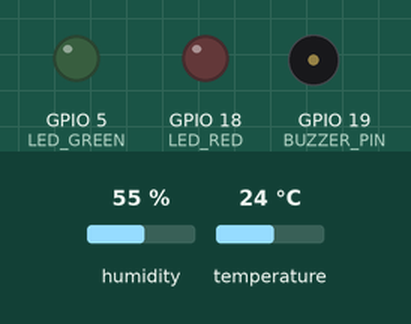
Bench run of a sketch on a simulated ESP32. On the bench: output pins drawn as LEDs (lit = HIGH), buzzer (waves = sounding, pin HIGH). The test bench sets the inputs (shaded band); at power-on: temperature 24 °C, humidity 55 %. WiFi joins after 1.5 s; servers stay silent unless stated; uploads are accepted with an empty reply; what the sketch prints to the serial monitor is not drawn.

Above: at 0.0 s.
At 3.7 s:
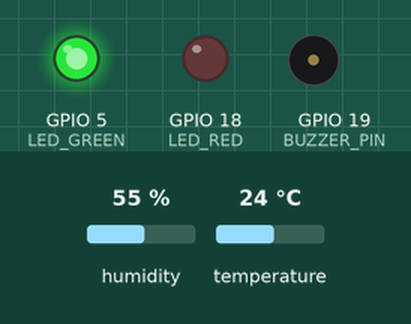
3.8 s: temperature set to 28 °C
10.3 s: temperature set to 31 °C
At 15.4 s:
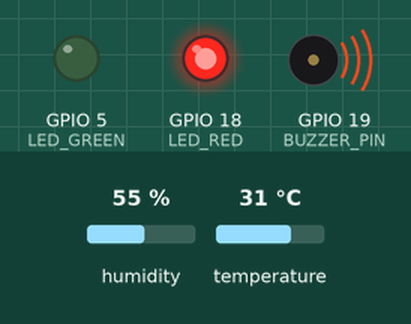
Timing chart, 0 to 16.9 s (numbered marks = the images above; inputs shaded):
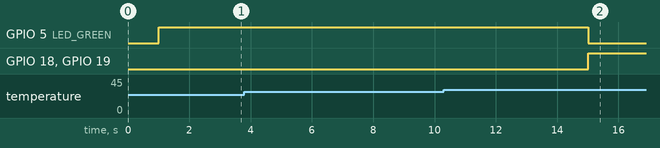

The sketch:

esp32.ino
```cpp
/*
 * ══════════════════════════════════════════════════════════════════════
 *  Projet IoT — Surveillance d'un laboratoire informatique
 *  Carte : ESP32   |   Capteur : DHT11 (température + humidité)
 * ──────────────────────────────────────────────────────────────────────
 *  Rôle du programme :
 *   1. Lire la température et l'humidité du DHT11.
 *   2. Afficher les valeurs sur le moniteur série.
 *   3. Comparer la température à un seuil (avec hystérésis) → machine à états.
 *   4. Déclencher/arrêter automatiquement le buzzer et les LEDs (rouge/verte).
 *   5. Transmettre chaque mesure et l'état à l'API Node.js (HTTP POST).
 *   6. Gérer les erreurs de WiFi et de transmission.
 *
 *  Bibliothèques requises (Gestionnaire de bibliothèques Arduino) :
 *   - "DHT sensor library" par Adafruit
 *   - "Adafruit Unified Sensor" (dépendance de la précédente)
 * ══════════════════════════════════════════════════════════════════════
 */

#include <WiFi.h>
#include <WiFiClientSecure.h>
#include <HTTPClient.h>
#include <DHT.h>
#include "config.h"   // Copiez config.example.h en config.h et renseignez-le

// ─── Brochage (GPIO) ──────────────────────────────────────────────────
#define DHT_PIN     23     // Broche DATA du DHT11
#define DHT_TYPE    DHT11  // Type de capteur
#define BUZZER_PIN  19     // Buzzer actif
#define LED_RED     18     // LED rouge  → état d'alerte
#define LED_GREEN   5      // LED verte  → état normal

// ─── Paramètres métier ────────────────────────────────────────────────
// NB : le seuil doit être ADAPTÉ à la température ambiante. Le seuil d'arrêt
// (THRESHOLD - HYSTERESIS) doit rester AU-DESSUS de la température de repos,
// sinon l'alerte ne se coupe jamais. Ex. pièce ~29°C → THRESHOLD 32.
const float THRESHOLD   = 30.0;   // Seuil de déclenchement (°C)
const float HYSTERESIS  = 2.0;    // Zone morte : arrêt sous (THRESHOLD - HYSTERESIS)
const unsigned long SEND_INTERVAL = 5000; // Envoi toutes les 5 s

// ─── État global ──────────────────────────────────────────────────────
DHT dht(DHT_PIN, DHT_TYPE);
bool inAlert = false;                // false = NORMAL, true = ALERT
unsigned long lastSend = 0;

// ══════════════════════════════════════════════════════════════════════
//  Connexion WiFi (avec gestion d'erreur et reconnexion)
// ══════════════════════════════════════════════════════════════════════
void connectWiFi() {
  if (WiFi.status() == WL_CONNECTED) return;

  Serial.print("Connexion au WiFi \"");
  Serial.print(WIFI_SSID);
  Serial.print("\" ");
  WiFi.begin(WIFI_SSID, WIFI_PASSWORD);

  int attempts = 0;
  while (WiFi.status() != WL_CONNECTED && attempts < 20) {
    delay(500);
    Serial.print(".");
    attempts++;
  }

  if (WiFi.status() == WL_CONNECTED) {
    Serial.println(" connecté !");
    Serial.print("Adresse IP : ");
    Serial.println(WiFi.localIP());
  } else {
    Serial.println(" ÉCHEC (nouvelle tentative plus tard).");
  }
}

// ══════════════════════════════════════════════════════════════════════
//  Pilotage des actionneurs selon l'état
// ══════════════════════════════════════════════════════════════════════
void applyActuators() {
  if (inAlert) {
    digitalWrite(BUZZER_PIN, HIGH);  // buzzer ON
    digitalWrite(LED_RED, HIGH);     // LED rouge ON
    digitalWrite(LED_GREEN, LOW);    // LED verte OFF
  } else {
    digitalWrite(BUZZER_PIN, LOW);   // buzzer OFF
    digitalWrite(LED_RED, LOW);      // LED rouge OFF
    digitalWrite(LED_GREEN, HIGH);   // LED verte ON
  }
}

// ══════════════════════════════════════════════════════════════════════
//  Machine à états locale (identique à la logique de l'API)
//   NORMAL → ALERT  si  temp >= THRESHOLD
//   ALERT  → NORMAL si  temp <  (THRESHOLD - HYSTERESIS)
//  Renvoie true si l'état a changé (transition).
// ══════════════════════════════════════════════════════════════════════
bool updateState(float temperature) {
  bool previous = inAlert;
  if (inAlert) {
    if (temperature < THRESHOLD - HYSTERESIS) inAlert = false;
  } else {
    if (temperature >= THRESHOLD) inAlert = true;
  }
  return previous != inAlert;
}

// ══════════════════════════════════════════════════════════════════════
//  Envoi de la mesure à l'API (HTTP POST + clé API)
// ══════════════════════════════════════════════════════════════════════
void sendMeasurement(float temperature, float humidity) {
  if (WiFi.status() != WL_CONNECTED) {
    Serial.println("⚠️  WiFi non connecté : envoi annulé.");
    connectWiFi();
    return;
  }

  // Client sécurisé pour l'API en HTTPS (Render). setInsecure() accepte le
  // certificat sans le vérifier — acceptable pour ce TP.
  WiFiClientSecure client;
  client.setInsecure();

  HTTPClient http;
  http.begin(client, API_URL);
  http.addHeader("Content-Type", "application/json");
  http.addHeader("x-api-key", API_KEY);

  // Construction du corps JSON
  String state = inAlert ? "ALERT" : "NORMAL";
  String payload = "{";
  payload += "\"deviceId\":\"" + String(DEVICE_ID) + "\",";
  payload += "\"temperature\":" + String(temperature, 1) + ",";
  payload += "\"humidity\":" + String(humidity, 1) + ",";
  payload += "\"threshold\":" + String(THRESHOLD, 1) + ",";
  payload += "\"state\":\"" + state + "\"";
  payload += "}";

  int httpCode = http.POST(payload);

  if (httpCode > 0) {
    Serial.print("→ API HTTP ");
    Serial.print(httpCode);
    if (httpCode == 201) Serial.println(" (mesure enregistrée)");
    else {
      Serial.print(" — réponse : ");
      Serial.println(http.getString());
    }
  } else {
    // Erreur de transmission (§11 : gestion des erreurs de transmission)
    Serial.print("❌ Échec d'envoi : ");
    Serial.println(http.errorToString(httpCode));
  }

  http.end();
}

// ══════════════════════════════════════════════════════════════════════
//  SETUP
// ══════════════════════════════════════════════════════════════════════
void setup() {
  Serial.begin(115200);
  delay(1000);
  Serial.println("\n=== Démarrage — Surveillance labo informatique ===");

  pinMode(BUZZER_PIN, OUTPUT);
  pinMode(LED_RED, OUTPUT);
  pinMode(LED_GREEN, OUTPUT);
  applyActuators(); // état initial : normal (LED verte)

  dht.begin();
  connectWiFi();
}

// ══════════════════════════════════════════════════════════════════════
//  LOOP
// ══════════════════════════════════════════════════════════════════════
void loop() {
  unsigned long now = millis();
  if (now - lastSend < SEND_INTERVAL) return;
  lastSend = now;

  // 1. Lecture du capteur
  float temperature = dht.readTemperature(); // °C
  float humidity = dht.readHumidity();       // %

  // Gestion d'erreur de lecture (DHT renvoie NaN en cas d'échec)
  if (isnan(temperature) || isnan(humidity)) {
    Serial.println("❌ Erreur de lecture du DHT11 (vérifier le câblage).");
    return;
  }

  // 2. Mise à jour de l'état (machine à états + hystérésis)
  bool changed = updateState(temperature);

  // 3. Pilotage buzzer + LEDs
  applyActuators();

  // 4. Affichage moniteur série (§10.2)
  Serial.print("T = ");
  Serial.print(temperature, 1);
  Serial.print(" °C | H = ");
  Serial.print(humidity, 1);
  Serial.print(" % | Seuil = ");
  Serial.print(THRESHOLD, 0);
  Serial.print(" °C | État : ");
  Serial.print(inAlert ? "🔴 ALERTE" : "🟢 NORMAL");
  if (changed) Serial.print(inAlert ? "  (⚠️ DÉCLENCHEMENT)" : "  (✅ RETOUR NORMAL)");
  Serial.println();

  // 5. Transmission à l'API
  sendMeasurement(temperature, humidity);
}
```

config.example.h
```cpp
/*
 * config.example.h — Modèle de configuration de l'ESP32
 * ─────────────────────────────────────────────────────────────
 * Copiez ce fichier en « config.h » et renseignez vos propres valeurs.
 * NE JAMAIS committer « config.h » (il contient le mot de passe WiFi et la
 * clé API). Le fichier config.h est ignoré par Git (voir .gitignore).
 */
#ifndef CONFIG_H
#define CONFIG_H

// ─── Réseau WiFi ─────────────────────────────────────────────
#define WIFI_SSID       "Nom_De_Votre_WiFi"
#define WIFI_PASSWORD   "Mot_De_Passe_WiFi"

// ─── API ─────────────────────────────────────────────────────
// URL de la route de réception des mesures.
// En local  : "http://192.168.1.10:3000/api/measures" (IP du PC qui héberge l'API)
// En Cloud  : "https://votre-api.onrender.com/api/measures"
#define API_URL         "https://votre-api.onrender.com/api/measures"

// Clé API secrète (doit être identique à API_KEY dans le .env de l'API)
#define API_KEY         "change-moi-par-une-cle-secrete"

// ─── Identité de l'équipement ────────────────────────────────
#define DEVICE_ID       "LABO-INFO-01"

#endif // CONFIG_H
```

Measured:
- the behaviour switches between 29 and 30 °C on temperature (found by bisection; images 1 and 2)
- after the input at 3.8 s, every drawn part: stays the same
- after the input at 10.3 s, GPIO 5 (LED_GREEN): HIGH → LOW after 4.7 s; GPIO 18 (LED_RED), GPIO 19 (BUZZER_PIN): LOW → HIGH after 4.7 s
